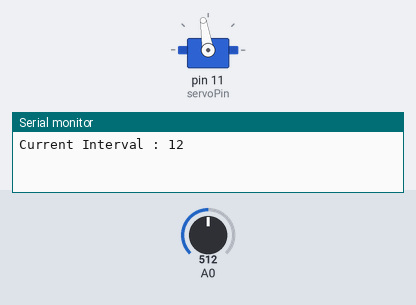
A sketch run on a simulated Arduino Uno, built with avr-gcc and run on an emulated ATmega328P. Shown: servo, the last lines printed to the serial monitor. The test bench sets the inputs (shaded band); at power-on: A0 = 512.

Above: at 1.3 s.
1.4 s: A0 set to 716
At 1.68 s:
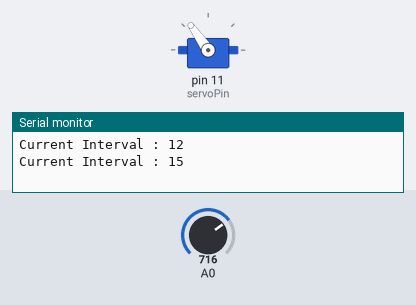
4.4 s: A0 set to 0
At 4.69 s:
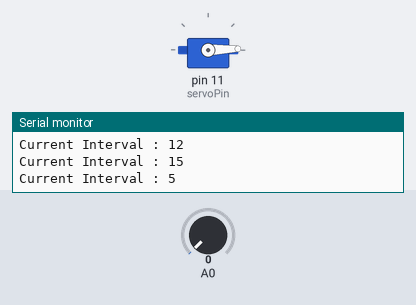
Timing chart, 0 to 39.7 s (numbered marks = the images above; inputs shaded):
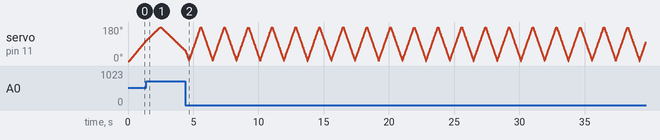

The sketch:

LAB9_1_3_201966241.ino
```cpp
#include <Servo.h>

Servo myServo;
int servoPin = 11;

unsigned long time_previous, time_current;

int interval = 10;
int angle = 0;
int angle_step = 1;

void setup() {
  // put your setup code here, to run once:
  myServo.attach(servoPin); // 서브 모터 연결
  Serial.begin(9600);

  myServo.write(angle);
  delay(100);

  time_previous = millis();
}

void loop() {
  // put your main code here, to run repeatedly:
  time_current = millis();
  if(time_current - time_previous >= interval) {
    time_previous = time_current;
    angle += angle_step;  // 현재 각도 조정
    if(angle > 180) { // 180도를 넘어가면 방향 전환
      angle = 180;
      angle_step *= -1;
    }
    else if(angle < 0) {
      angle = 0;
      angle_step *= -1;
    }
    myServo.write(angle);
  }
  int reading = analogRead(A0); // 가변저항 값 읽기
  int new_interval = map(reading, 0, 1023, 5, 20);
  if(new_interval != interval) {
    interval = new_interval;  // 이동 시간 간격 조정
    Serial.print("Current Interval : ");
    Serial.println(interval);
  }
}
```
